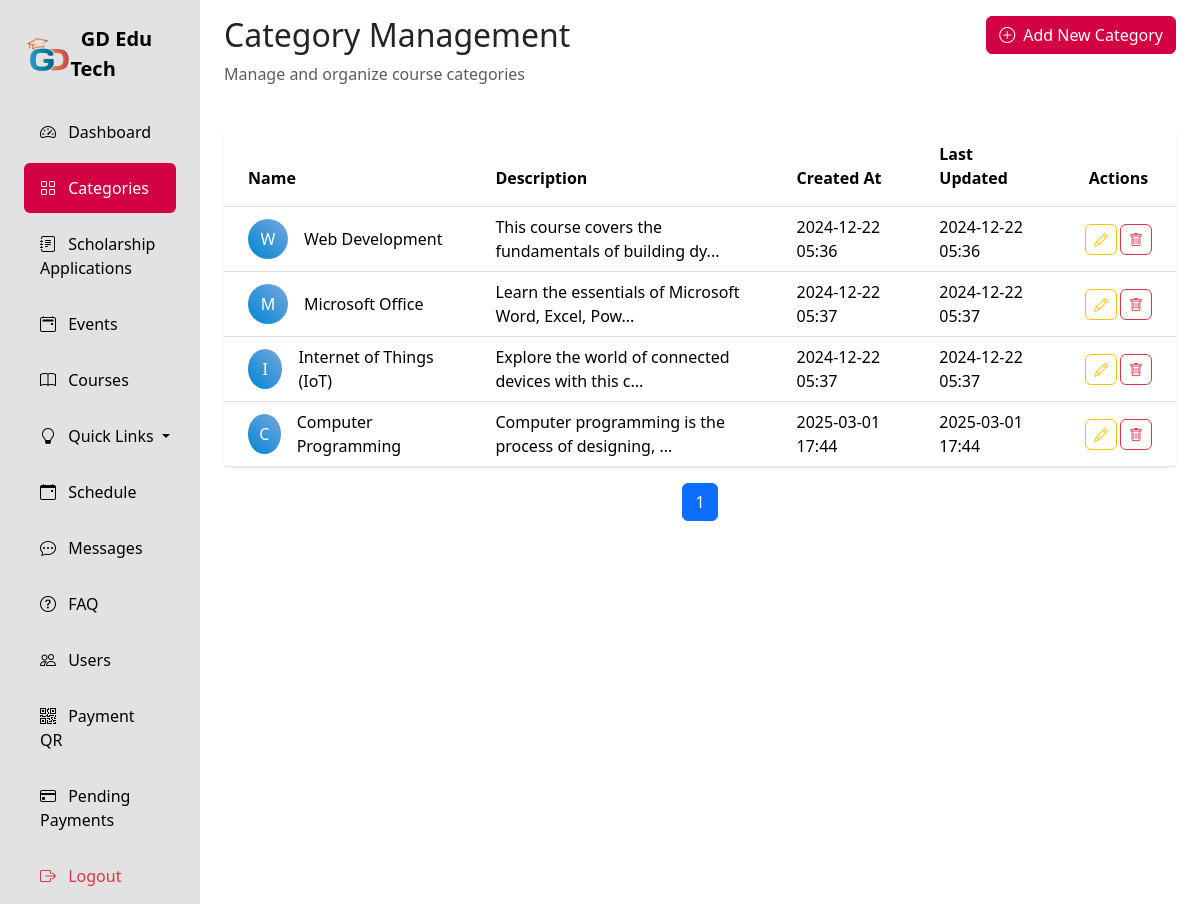
Screenshot of /adminPanel/Categories/index.php (signed in) with the database file from the repository.
### tables this page shows
CREATE TABLE `Categories` (
  `category_id` int(11) NOT NULL,
  `name` varchar(100) NOT NULL,
  `description` text DEFAULT NULL,
  `created_at` datetime DEFAULT current_timestamp(),
  `updated_at` datetime DEFAULT current_timestamp() ON UPDATE current_timestamp()
);

### adminPanel/Categories/index.php (the view, shortened to what this page needs)
<?php
require_once '../../Configurations/config.php';
$page = isset($_GET['page']) ? intval($_GET['page']) : 1;
$limit = 10;
$offset = ($page - 1) * $limit;
$total_categories_query = mysqli_query($conn, "SELECT COUNT(*) as count FROM Categories ");
$total_categories_row = mysqli_fetch_assoc($total_categories_query);
$total_categories = $total_categories_row['count'];
$total_pages = ceil($total_categories / $limit);
$query = "SELECT * FROM Categories ORDER BY created_at ASC LIMIT $limit OFFSET $offset";
$result = mysqli_query($conn, $query);
?>
<!DOCTYPE html>
<html lang="en">
<head>
    <link href="https://cdn.jsdelivr.net/npm/bootstrap@5.3.2/dist/css/bootstrap.min.css" rel="stylesheet">
    <link rel="stylesheet" href="https://cdn.jsdelivr.net/npm/bootstrap-icons@1.11.1/font/bootstrap-icons.css">
    <link rel="stylesheet" href="../css/style.css">
</head>
<body>
    <div class="container-fluid">
        <div class="row">
<div class="col-auto col-md-3 col-xl-2 px-sm-2 px-0 sidebar">
    <div class="d-flex flex-column align-items-center align-items-sm-start px-3 pt-2 min-vh-100">
        <a href="#" class="d-flex align-items-center pb-3 mb-md-1 mt-md-3 me-md-auto text-white text-decoration-none">
            <span class="fs-5 fw-bolder" style="display: flex;align-items:center;color:black;"><img height="35px" src="../images/edutechLogo.png" alt="">&nbsp; GD Edu Tech</span>
        </a>
        <ul class="nav nav-pills flex-column mb-sm-auto mb-0 align-items-center align-items-sm-start w-100" id="menu">
            <li class="w-100">
                <a href="../" class="nav-link">
                    <i class="bi bi-speedometer2 me-2"></i> Dashboard
                </a>
            </li>
            <li class="w-100">
                <a href="../Categories/" class="nav-link active">
                    <i class="bi bi-grid me-2"></i> Categories
                </a>
            </li>
            <li class="w-100">
                <a href="../Applications/" class="nav-link">
                                <i class="bi bi-journal-text me-2"></i> Scholarship Applications
                            </a>
            </li>
            <li class="w-100">
                <a href="../Events/" class="nav-link">
                    <i class="bi bi-calendar2-event me-2"></i> Events
                </a>
            </li>
            <li class="w-100">
                <a href="../Courses/" class="nav-link">
                    <i class="bi bi-book me-2"></i> Courses
                </a>
            </li>
            <li class="w-100 dropdown">
                            <a href="#" class="nav-link dropdown-toggle" id="quizDropdown" role="button" data-bs-toggle="dropdown" aria-expanded="false">
                                <i class="bi bi-lightbulb me-2"></i> Quick Links
                            </a>
            </li>
            <li class="w-100">
                <a href="../Schedule/" class="nav-link">
                    <i class="bi bi-calendar-event me-2"></i> Schedule
                </a>
            </li>
            <li class="w-100">
                <a href="../Messages/" class="nav-link">
                    <i class="bi bi-chat-dots me-2"></i> Messages
                </a>
            </li>
            <li class="w-100">
                <a href="../FAQ/" class="nav-link">
                    <i class="bi bi-question-circle me-2"></i> FAQ
                </a>
            </li>
            <li class="w-100">
                <a href="../Users/" class="nav-link">
                    <i class="bi bi-people me-2"></i> Users
                </a>
            </li>
            <li class="w-100">
                <a href="../manage_qr.php" class="nav-link">
                    <i class="bi bi-qr-code me-2"></i> Payment QR
                </a>
            </li>
            <li class="w-100">
                <a href="../pending_payments.php" class="nav-link">
                    <i class="bi bi-credit-card me-2"></i> Pending Payments
                </a>
            </li>
            <li class="w-100 mt-auto">
                <a href="../logout.php" class="nav-link text-danger">
                    <i class="bi bi-box-arrow-right me-2"></i> Logout
                </a>
            </li>
        </ul>
    </div>
</div>
            <div class="col py-3">
                <div class="container-fluid">
                    <div class="row mb-4">
                        <div class="col">
                            <h2>Category Management</h2>
                            <p class="text-muted">Manage and organize course categories</p>
                        </div>
                        <div class="col-auto">
                            <a href="./insert_category.php" class="btn btn-primary">
                                <i class="bi bi-plus-circle me-2"></i>Add New Category
                            </a>
                        </div>
                    </div>
                    <div class="card shadow-sm">
                        <div class="card-body p-0">
                            <div class="table-responsive">
                                <table class="table table-hover mb-0">
                                    <thead class="bg-primary text-white">
                                        <tr>
                                            <th class="py-3 px-4 fw-bold">Name</th>
                                            <th class="py-3 px-4 fw-bold">Description</th>
                                            <th class="py-3 px-4 fw-bold">Created At</th>
                                            <th class="py-3 px-4 fw-bold">Last Updated</th>
                                            <th class="py-3 px-4 fw-bold text-center">Actions</th>
                                        </tr>
                                    </thead>
                                    <tbody>
                                        <?php while ($category = mysqli_fetch_assoc($result)): ?>
                                            <tr class="align-middle">
                                                <td class="px-4">
                                                    <div class="d-flex align-items-center">
                                                        <div class="rounded-circle bg-primary text-white me-3 d-flex align-items-center justify-content-center" style="width: 40px; height: 40px;">
                                                            <?php echo strtoupper(substr($category['name'], 0, 1)); ?>
                                                        </div>
                                                        <?php echo htmlspecialchars($category['name']); ?>
                                                    </div>
                                                </td>
                                                <td class="px-4" title="<?php echo htmlspecialchars($category['description']); ?>">
                                                    <?php
                                                    $description = htmlspecialchars($category['description']);
                                                    if (strlen($description) > 50) {
                                                        echo substr($description, 0, 50) . '...';
                                                    } else {
                                                        echo $description;
                                                    }
                                                    ?>
                                                </td>
                                                <td class="px-4"><?php echo date('Y-m-d H:i', strtotime($category['created_at'])); ?></td>
                                                <td class="px-4"><?php echo date('Y-m-d H:i', strtotime($category['updated_at'])); ?></td>
                                                <td class="px-4 text-center">
                                                    <div class="btn-group" role="group">
                                                        <a href="edit_category.php?id=<?php echo $category['category_id']; ?>"
                                                            class="btn btn-sm btn-outline-warning rounded me-1"
                                                            title="Edit Category">
                                                            <i class="bi bi-pencil"></i>
                                                        </a>
                                                        <a href="categories.php?delete=1&id=<?php echo $category['category_id']; ?>"
                                                            class="btn btn-sm btn-outline-danger rounded"
                                                            onclick="return confirm('Are you sure you want to delete this category?');"
                                                            title="Delete Category">
                                                            <i class="bi bi-trash"></i>
                                                        </a>
                                                    </div>
                                                </td>
                                            </tr>
                                        <?php endwhile; ?>
                                    </tbody>
                                </table>
                            </div>
                        </div>
                    </div>
                    <nav aria-label="Page navigation" class="mt-3">
                        <ul class="pagination justify-content-center">
                            <?php for ($i = 1; $i <= $total_pages; $i++): ?>
                                <li class="page-item <?php echo $i == $page ? 'active' : ''; ?>">
                                    <a class="page-link" href="?page=<?php echo $i; ?>">
                                        <?php echo $i; ?>
                                    </a>
                                </li>
                            <?php endfor; ?>
                        </ul>
                    </nav>
                </div>
            </div>
        </div>
    </div>
</body>
</html>

### adminPanel/css/style.css (style rules this page uses)
.sidebar { background: #e2e2e2 !important; min-height: 100vh; color: white; }
.nav-link { color:black; padding: 0.8rem 1rem; margin: 0.2rem 0; border-radius: 0.5rem; }
.nav-link.active { background: #d30043 !important; color: white; }
.card { border: none; border-radius: 10px; box-shadow: 0 0 15px rgba(0, 0, 0, 0.1); }
.btn-primary { background:#d30043 !important ; border-color: #d30043 !important; }
.bg-primary { background: linear-gradient(45deg, #0086d3, #0a5fc08d) !important; }

### rows the page displays
categories: name "W", name "Web Development", description "This course covers the fundamentals of building dy", created_at "2024-12-22 05:36", updated_at "2024-12-22 05:36"
categories: name "M", name "Microsoft Office", description "Learn the essentials of Microsoft Word, Excel, Pow", created_at "2024-12-22 05:37", updated_at "2024-12-22 05:37"
categories: name "I", name "Internet of Things (IoT)", description "Explore the world of connected devices with this c", created_at "2024-12-22 05:37", updated_at "2024-12-22 05:37"
categories: name "C", name "Computer Programming", description "Computer programming is the process of designing,", created_at "2025-03-01 17:44", updated_at "2025-03-01 17:44"
